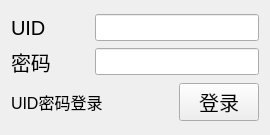
<?xml version="1.0" encoding="UTF-8"?>
<ui version="4.0">
 <class>PwLogin_subPage</class>
 <widget class="QWidget" name="PwLogin_subPage">
  <property name="geometry">
   <rect>
    <x>0</x>
    <y>0</y>
    <width>270</width>
    <height>135</height>
   </rect>
  </property>
  <property name="windowTitle">
   <string>Form</string>
  </property>
  <layout class="QVBoxLayout" name="verticalLayout">
   <item>
    <layout class="QGridLayout" name="gridLayout">
     <item row="1" column="1" colspan="2">
      <widget class="QLineEdit" name="lt_password">
       <property name="font">
        <font>
         <pointsize>12</pointsize>
        </font>
       </property>
      </widget>
     </item>
     <item row="0" column="0">
      <widget class="QLabel" name="label_2">
       <property name="font">
        <font>
         <pointsize>15</pointsize>
        </font>
       </property>
       <property name="text">
        <string>UID</string>
       </property>
      </widget>
     </item>
     <item row="1" column="0">
      <widget class="QLabel" name="label_3">
       <property name="font">
        <font>
         <pointsize>15</pointsize>
        </font>
       </property>
       <property name="text">
        <string>密码</string>
       </property>
      </widget>
     </item>
     <item row="2" column="2">
      <widget class="QPushButton" name="btn_passwordlogin">
       <property name="font">
        <font>
         <pointsize>15</pointsize>
        </font>
       </property>
       <property name="text">
        <string>登录</string>
       </property>
      </widget>
     </item>
     <item row="2" column="0" colspan="2">
      <widget class="QLabel" name="label_4">
       <property name="font">
        <font>
         <pointsize>12</pointsize>
        </font>
       </property>
       <property name="text">
        <string>UID密码登录</string>
       </property>
      </widget>
     </item>
     <item row="0" column="1" colspan="2">
      <widget class="QLineEdit" name="lt_uid">
       <property name="font">
        <font>
         <pointsize>12</pointsize>
        </font>
       </property>
      </widget>
     </item>
    </layout>
   </item>
  </layout>
 </widget>
 <resources/>
 <connections/>
</ui>
